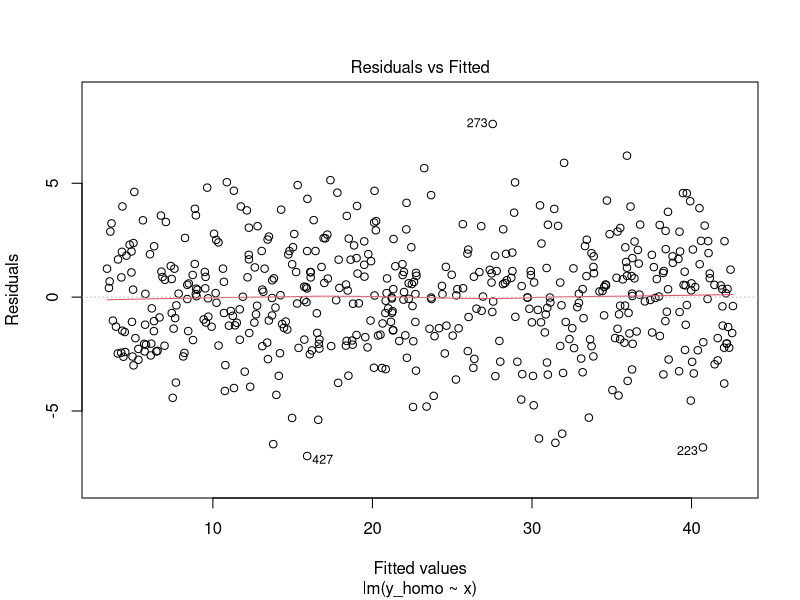
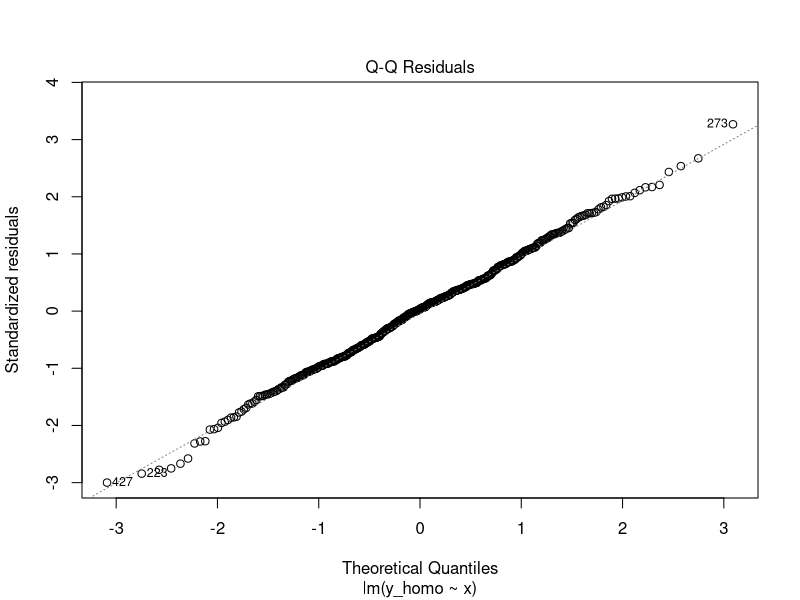
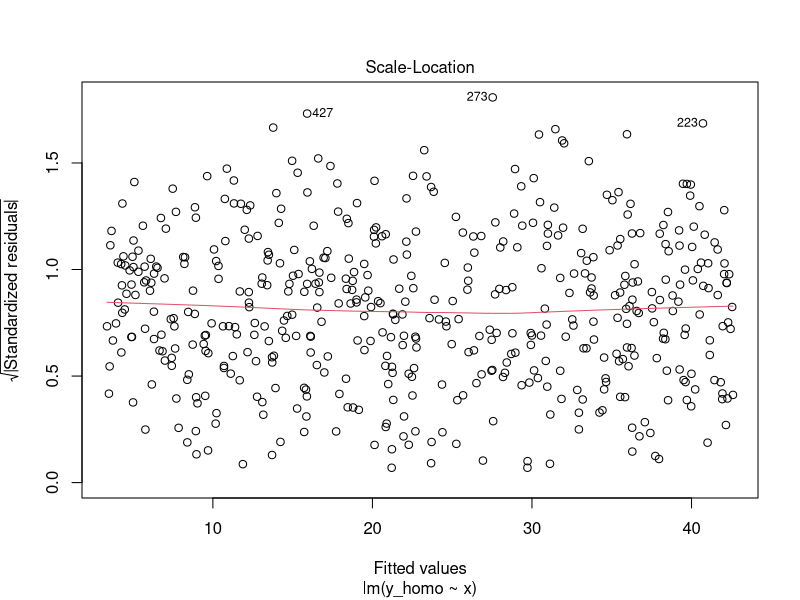
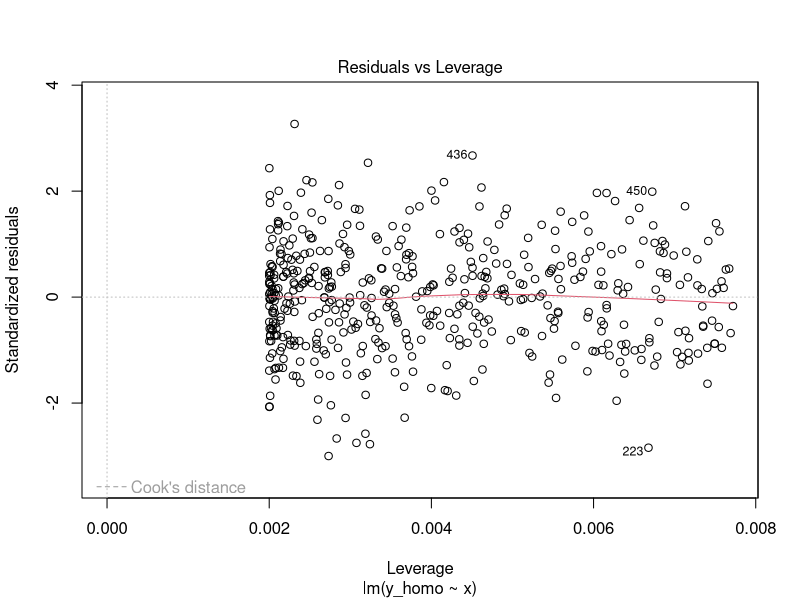
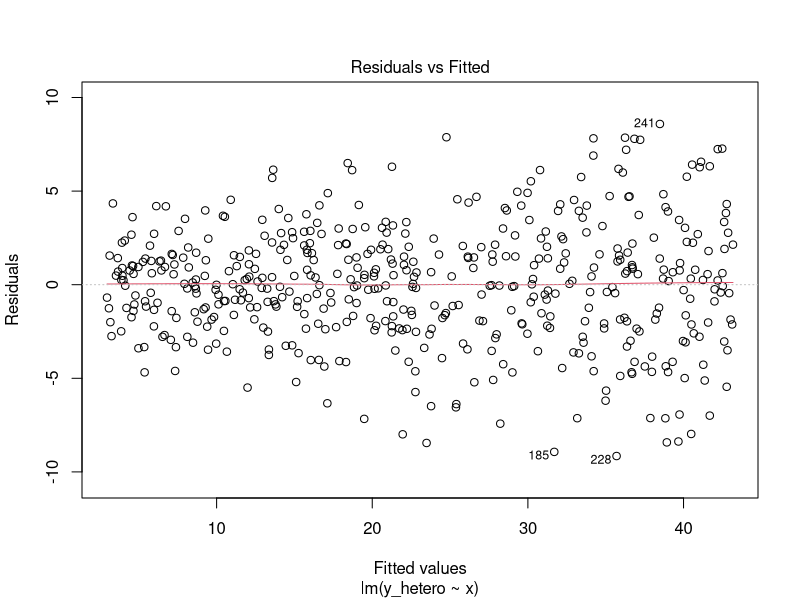
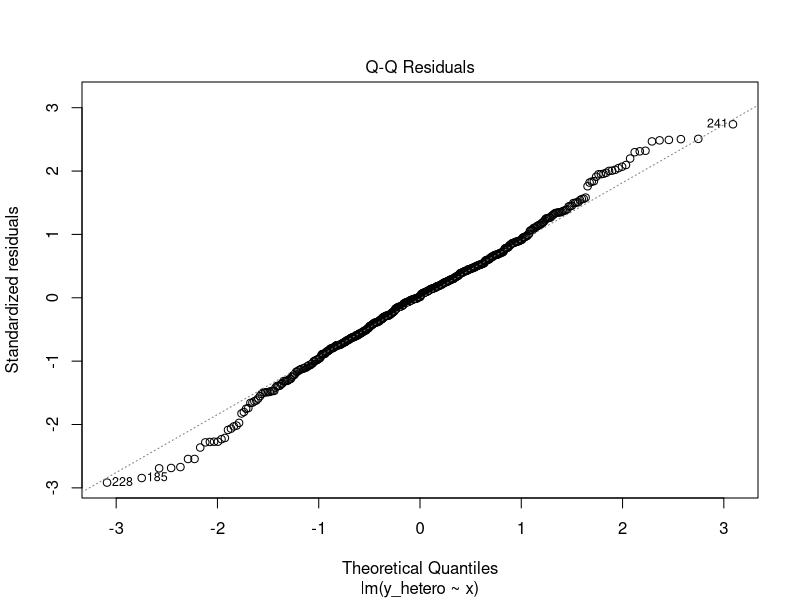
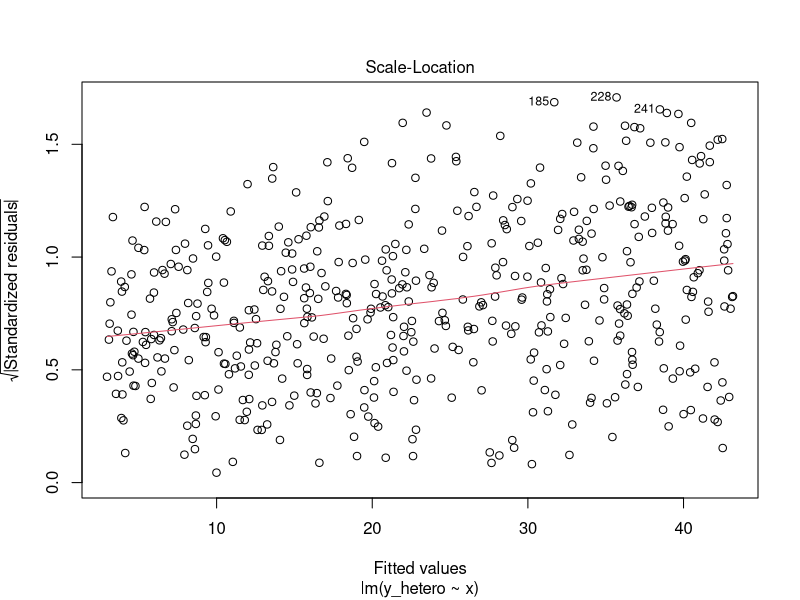
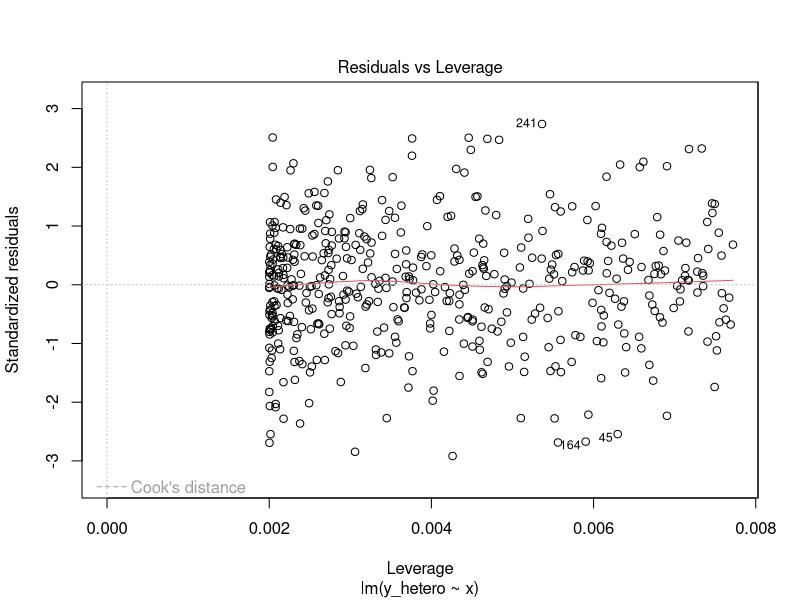

Generate these figures, in order, with R:
#Assumption - Homo 

#Code
set.seed(5)
N  = 500
b0 = 3
b1 = 0.4
s2 = 5
g1 = 1.5
g2 = 0.015
x        = runif(N, min=0, max=100)
y_homo = b0 + b1*x + rnorm(N, mean=0, sd=sqrt(s2 ))
y_hetero = b0 + b1*x + rnorm(N, mean=0, sd=sqrt(exp(g1 + g2*x)))
mod.homo   = lm(y_homo~x)
mod.hetero = lm(y_hetero~x)
plot(mod.homo)
plot(mod.hetero)

plot(~., data = mtcars)
